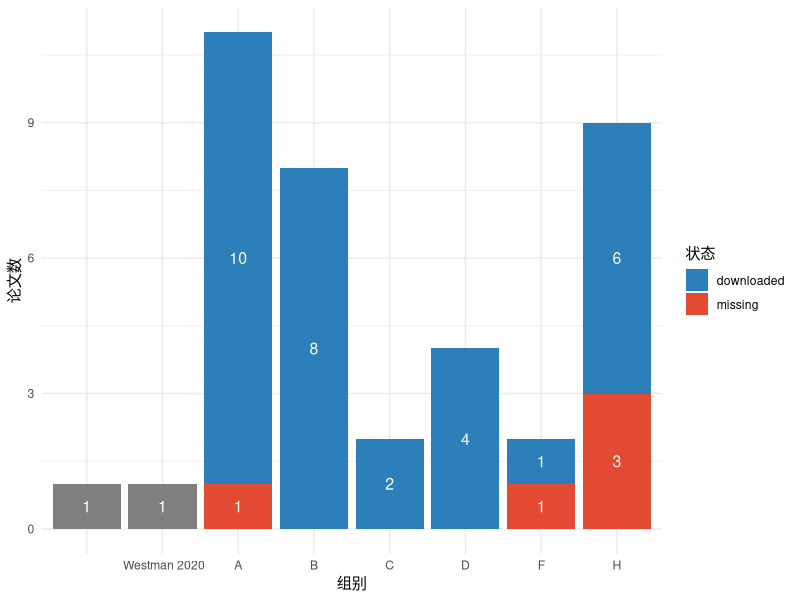

This chart was generated by the following R code: (Note: this script raises an error after producing the figure.)
## ---- chunk 1
knitr::opts_chunk$set(
  echo = TRUE, message = FALSE, warning = FALSE,
  fig.width = 8, fig.height = 5, dpi = 110
)
library(knitr)
library(dplyr)
library(ggplot2)
library(stringr)
## ---- chunk 2
# 论文元数据（手工整理 + 论文集扫描）
papers <- read.csv(textConnection("
id,short_name,year,group,venue,priority,size_mb,sha16,status
A1,Wang 2023 Motion Degeneracy,2023,A,arXiv 2307.16160,P0,1.68,E009CF1C,downloaded
A2,Westman 2025 Stereo Sonar,2025,A,arXiv 2507.05410,P0,6.69,12F03E6E,downloaded
A3,Aykin 2017 Space Carving,2017,A,IEEE JOE 42(3):574-589,P0,2.32,6AB600D4,downloaded
A4,Tang 2020 Applied Acoustics,2020,A,App Acoust 169:107459,P0,2.26,15715104,downloaded
A5,ACSim 2025 T-RO,2025,A,IEEE T-RO 41:2970-2989,P0,7.45,1D42812E,downloaded
A6,Negahdaripour 2012 3D Scene,2012,A,OCEANS 2012,P1,1.08,25D7ED4C,downloaded
A7,Aykin 2013 Image Formation,2013,A,OCEANS 2013,P1,0.0,—,missing
A8,Aykin 2016 Lens-Based,2016,A,IEEE JOE 2016,P2,4.14,2955606B,downloaded
A9,Negahdaripour 2020 FLS Stereo,2020,A,IEEE JOE 45:547-562,P2,10.20,9686E2B7,downloaded
A10,Zhou 2025 Shadow Extraction,2025,A,IEEE TIM 2025,P2,5.82,D6234AD5,downloaded
A11,Feng 2024 Diff Space Carving,2024,A,IEEE RA-L 9(11):10065-10072,P2,2.34,36AFE338,downloaded
B1,Yang 2020 GNC RA-L,2020,B,IEEE RA-L 5(2):3297-3304,P0,3.71,CC2CB78B,downloaded
B2,Yang 2019 GNC arXiv,2019,B,arXiv 1909.08605v3,P0,9.02,6A39C6CC,downloaded
B3,Yang 2020 Certifiable Perception,2020,B,ICRA 2020,P1,3.84,93CA41D8,downloaded
B4,Yang 2019 TEASER,2019,B,IEEE T-RO 2020,P1,4.42,56F3C96A,downloaded
B5,Sunderhauf 2012 SC,2012,B,IROS 2012,P2,0.60,2AE2D00D,downloaded
B6,Agarwal 2013 DCS,2013,B,ICRA 2013,P2,1.14,4D9F77D6,downloaded
B7,Zhang 2016 Degeneracy,2016,B,IEEE TRO 2016,P2,2.25,E6EAD94F,downloaded
B8,Zhang 2016 Init Filters,2016,B,IEEE TRO 2016,P2,0.81,246CCA01,downloaded
H1,Kearney 2022 NSEA,2022,H,arXiv 2211.09092,P0,2.20,72316DCC,downloaded
H2,Potokar 2022 HoloOcean ICRA,2022,H,ICRA 2022,P0,5.85,E1A489F3,downloaded
H3,Potokar 2022 HoloOcean IROS,2022,H,IROS 2022,P0,5.83,7DE0B6FE,downloaded
H4,Romrell 2025 HoloOcean 2.0,2025,H,arXiv 2510.06160,P0,4.63,CFF219A7,downloaded
H5,Wang 2024 FLS Ground Echo,2024,H,arXiv 2304.08146v2,P0,1.29,D5E4851B,downloaded
H6,Wu 2014 Ocean Reverberation (cn),2014,H,Wuli 43(11):731-740,P0,3.00,73B5DD0F,downloaded
H7,Stanic 1998 Jackson vs BOGGART,1998,H,IEEE JOE 23(3):199-215,P2,0.0,—,missing
H8,Jackson 1986 JASA,1986,H,JASA 80(4):1188,P2,0.0,—,missing
H9,Parnum 2004 ACOUSTICS,2004,H,ACOUSTICS 2004,P2,0.0,—,missing
C1,Westman 2020 Fermat Paths,2020,C,ICRA 2020,P0,1.21,7672D650,downloaded
C2-14,Other C Group (12 papers),—,C,various,—,—,—,downloaded
D1,Lin 2025 Acoustic Neural 3D,2025,D,—,-,4.79,65702557,downloaded
D2,NeuSIS 2024 arXiv,2024,D,arXiv 2209.08221,-,5.68,063BFB58,downloaded
D2b,NeuSIS 2024 simulated,2024,D,IEEE,-,1.90,E2D9B905,downloaded
D3,Book chapter 978-981,—,D,book,-,0.45,C4516D59,downloaded
F1,Kazhdan 2013 Screened Poisson,2013,F,ACM TOG 32(3):29,P4,19.85,857106C3,downloaded
F2,Hoppe 1992 Surface Recon,1992,F,SIGGRAPH 1992,P4,0.0,—,missing
G1-4,G Group (Wang 2023, Westman 2025, Westman 2020, Zhang 2016),—,G,various,-,—,—,downloaded
"), stringsAsFactors = FALSE)
papers$size_mb <- as.numeric(papers$size_mb)
## ---- chunk 3
total_papers <- nrow(papers)
downloaded <- sum(papers$status == "downloaded")
total_size <- sum(papers$size_mb, na.rm = TRUE)
group_summary <- papers %>%
  group_by(group) %>%
  summarise(
    n_papers = n(),
    n_downloaded = sum(status == "downloaded"),
    n_missing = sum(status == "missing"),
    total_size_mb = round(sum(size_mb, na.rm = TRUE), 2)
  ) %>%
  arrange(group)
priority_summary <- papers %>%
  filter(priority %in% c("P0", "P1", "P2", "P4", "P5")) %>%
  group_by(priority) %>%
  summarise(
    n_total = n(),
    n_downloaded = sum(status == "downloaded"),
    n_missing = sum(status == "missing")
  )

knitr::kable(group_summary, caption = "按组别覆盖")
knitr::kable(priority_summary, caption = "按阶段优先级")
## ---- chunk 4
papers %>%
  count(group, status) %>%
  ggplot(aes(x = group, y = n, fill = status)) +
  geom_col(position = "stack") +
  geom_text(aes(label = n), position = position_stack(vjust = 0.5), color = "white", size = 4) +
  scale_fill_manual(values = c("downloaded" = "#2c7fb8", "missing" = "#e34a33")) +
  labs(x = "组别", y = "论文数", fill = "状态") +
  theme_minimal()
## ---- chunk 5
papers %>%
  filter(!is.na(year) & year > 2010) %>%
  count(year) %>%
  ggplot(aes(x = year, y = n)) +
  geom_col(fill = "#41ab5d") +
  geom_text(aes(label = n), vjust = -0.5) +
  labs(x = "年份", y = "论文数") +
  scale_x_continuous(breaks = scales::pretty_breaks(n = 8)) +
  theme_minimal()
## ---- chunk 6
papers %>%
  arrange(desc(size_mb)) %>%
  head(15) %>%
  mutate(short_name = str_wrap(short_name, 35)) %>%
  ggplot(aes(x = reorder(short_name, size_mb), y = size_mb)) +
  geom_col(fill = "#f03b20") +
  coord_flip() +
  labs(x = "", y = "文件大小 (MB)") +
  theme_minimal()
## ---- chunk 7
innov1 <- papers %>% filter(id %in% c("B1", "B2", "B3", "B4", "B5", "B6", "B7", "B8", "G1-4", "C1"))
knitr::kable(innov1 %>% select(id, short_name, year, group, priority, size_mb),
             caption = "创新一相关论文")
## ---- chunk 8
innov2 <- papers %>% filter(id %in% c("A1", "A2", "A3", "A4", "A5", "A6", "A7", "A8", "A9", "A10", "A11", "H1", "H2", "H3", "H4", "H5", "H6"))
knitr::kable(innov2 %>% select(id, short_name, year, group, priority, size_mb),
             caption = "创新二相关论文")
